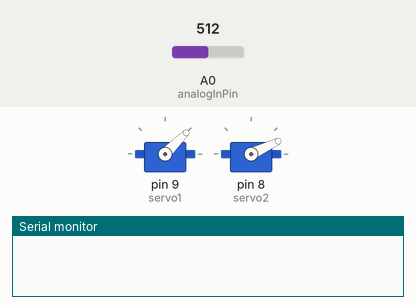
This sketch was run on a simulated Arduino Uno, built with avr-gcc and run on an emulated ATmega328P. On the bench: 2 × servo, the last lines printed to the serial monitor. The test bench sets the inputs (shaded band); at power-on: A0 (analogInPin) = 512.

Above: at 0.4 s.
At 1.6 s:
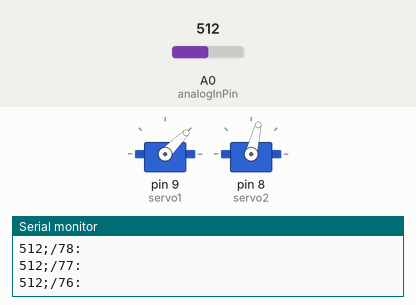
At 2.2 s:
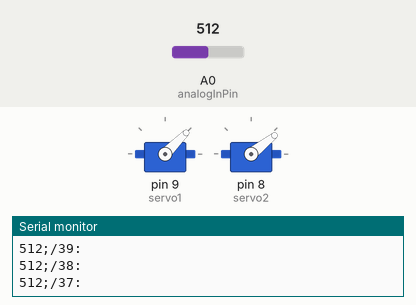
At 2.8 s:
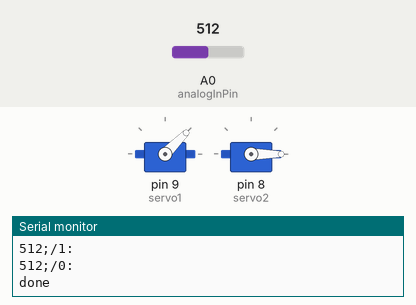
Timing chart, 0 to 4.3 s (numbered marks = the images above):
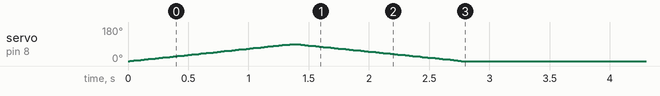

The sketch:

3d_sweep.ino
```cpp
/* Sweep across cardboard letter 2D
 *  POE Lab 2 - DIY 3D Scanner
 *  Emily Lepert and Gracey Wilson
*/

#include <Servo.h>

Servo servo1;          //create 1st servo object to control a servo
Servo servo2;       //create 2nd servo object to control 2nd servo

int pos1 = 0;          //initialize variable to store 1st servo position
int pos2 = 0;          //initialize variable to store 2nd servo position
int hdeg1 = 50;  // highest degree
int ldeg1 = 10;  //
int ldeg2 = 0;
int rdeg2 = 90;

const int analogInPin = A0;  // Analog input pin that the potentiometer is attached to

int sensorValue = 0;        // value read from the sensor

void setup() {
  servo1.attach(9);   //attaches servo1 on pin 9 to the servo object
  servo2.attach(8);   //attaches servo2 on pin 8 to the servo object
  Serial.begin(9600);
  scan();
  Serial.println("done");
}

void scan(){
  servo1.write(45);
  for (pos2 = ldeg2; pos2 <= rdeg2; pos2 +=1){
    servo2.write(pos2);
    //sensorValue = analogRead(analogInPin);   // read the analog in value

    //Serial.println("done");

    // wait 2 milliseconds before the next loop for the analog-to-digital
    // converter to settle after the last reading:
    delay(15);
   }
  for (pos2 = rdeg2; pos2 >= ldeg2; pos2 -=1){
    servo2.write(pos2);
    sensorValue = analogRead(analogInPin);
    // print the results to the Serial Monitor:
    Serial.print(sensorValue);
    Serial.print(";");
    Serial.print("");
    Serial.print("/");
    Serial.print(pos2);
    Serial.println(":");

    // wait 2 milliseconds before the next loop for the analog-to-digital
    // converter to settle after the last reading:
    delay(15);
 }
}
 void loop(){
 }
```
